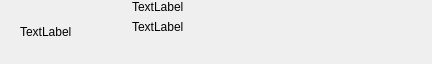
<?xml version="1.0" encoding="UTF-8"?>
<ui version="4.0">
 <class>NotificationUi</class>
 <widget class="QWidget" name="NotificationUi">
  <property name="geometry">
   <rect>
    <x>0</x>
    <y>0</y>
    <width>432</width>
    <height>64</height>
   </rect>
  </property>
  <property name="maximumSize">
   <size>
    <width>16777215</width>
    <height>16777215</height>
   </size>
  </property>
  <property name="windowTitle">
   <string>Form</string>
  </property>
  <property name="styleSheet">
   <string notr="true"/>
  </property>
  <layout class="QGridLayout" name="gridLayout_2">
   <property name="margin">
    <number>0</number>
   </property>
   <item row="0" column="0">
    <layout class="QHBoxLayout" name="horizontalLayout">
     <property name="spacing">
      <number>6</number>
     </property>
     <item>
      <spacer name="horizontalSpacer">
       <property name="orientation">
        <enum>Qt::Horizontal</enum>
       </property>
       <property name="sizeType">
        <enum>QSizePolicy::Fixed</enum>
       </property>
       <property name="sizeHint" stdset="0">
        <size>
         <width>20</width>
         <height>20</height>
        </size>
       </property>
      </spacer>
     </item>
     <item>
      <widget class="QLabel" name="iconLabel">
       <property name="maximumSize">
        <size>
         <width>64</width>
         <height>64</height>
        </size>
       </property>
       <property name="text">
        <string>TextLabel</string>
       </property>
      </widget>
     </item>
     <item>
      <spacer name="horizontalSpacer_2">
       <property name="orientation">
        <enum>Qt::Horizontal</enum>
       </property>
       <property name="sizeHint" stdset="0">
        <size>
         <width>40</width>
         <height>20</height>
        </size>
       </property>
      </spacer>
     </item>
     <item>
      <layout class="QVBoxLayout" name="verticalLayout">
       <property name="spacing">
        <number>6</number>
       </property>
       <item>
        <layout class="QHBoxLayout" name="horizontalLayout_3">
         <property name="spacing">
          <number>6</number>
         </property>
         <item>
          <widget class="QLabel" name="applicationSummaryLabel">
           <property name="minimumSize">
            <size>
             <width>300</width>
             <height>0</height>
            </size>
           </property>
           <property name="text">
            <string>TextLabel</string>
           </property>
          </widget>
         </item>
        </layout>
       </item>
       <item>
        <layout class="QHBoxLayout" name="horizontalLayout_2">
         <property name="spacing">
          <number>6</number>
         </property>
         <item>
          <widget class="QLabel" name="applicationBodyLabel">
           <property name="minimumSize">
            <size>
             <width>100</width>
             <height>0</height>
            </size>
           </property>
           <property name="text">
            <string>TextLabel</string>
           </property>
          </widget>
         </item>
        </layout>
       </item>
       <item>
        <spacer name="verticalSpacer">
         <property name="orientation">
          <enum>Qt::Vertical</enum>
         </property>
         <property name="sizeHint" stdset="0">
          <size>
           <width>20</width>
           <height>40</height>
          </size>
         </property>
        </spacer>
       </item>
      </layout>
     </item>
    </layout>
   </item>
  </layout>
 </widget>
 <resources/>
 <connections/>
</ui>
